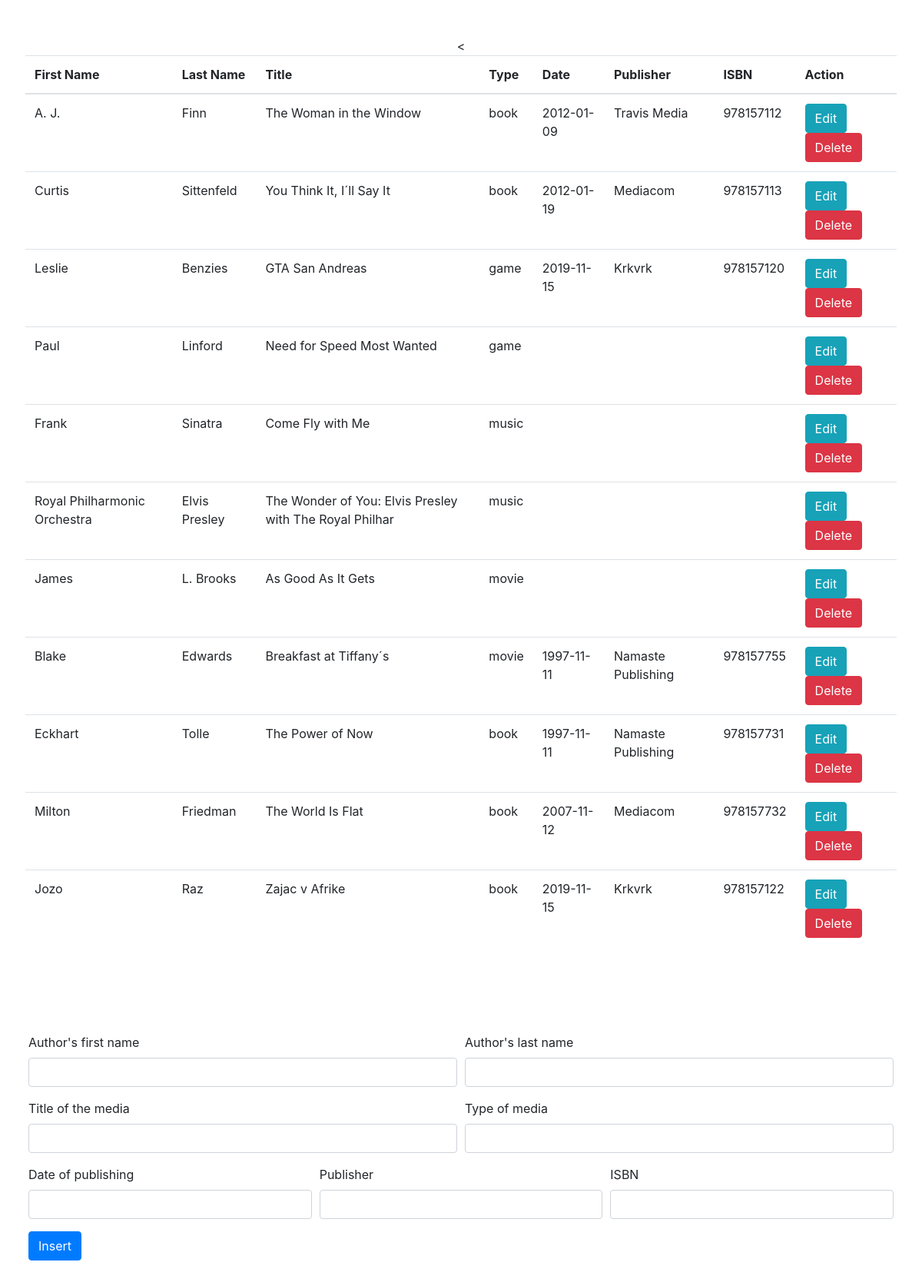
The page / on the database its author committed.
### tables this page shows
CREATE TABLE `author` (
  `author_id` int(11) NOT NULL,
  `first_name` varchar(55) DEFAULT NULL,
  `last_name` varchar(55) DEFAULT NULL,
  `title` varchar(255) DEFAULT NULL,
  `type` varchar(255) DEFAULT NULL,
  `publish_date` date DEFAULT NULL,
  `publisher` varchar(100) DEFAULT NULL,
  `ISBN` int(11) DEFAULT NULL
);

### process.php (called while the page is built, shortened)
<?php
$update = false;
$first_name = '';
$last_name = '';
$title = '';
$type = '';
$publish_date = '';
$publisher = '';
$ISBN = '';

### index.php (the view, shortened to what this page needs)
<!DOCTYPE html>
<html lang="en">
<head>
	<link rel="stylesheet" href="https://stackpath.bootstrapcdn.com/bootstrap/4.3.1/css/bootstrap.min.css">
</head>
<body>
	<?php require_once 'process.php'; ?>
	<?php
	$mysqli = new mysqli('localhost', 'root', '', 'cr10_lucia_urbancova_biglibrary') or die (mysqli_error($mysqli));
	$result = $mysqli->query("SELECT * FROM author") or die($mysqli->error);
	?>
	<div class="row justify-content-center p-5">
		<table class="table">
			<thead>
				<tr>
					<th>First Name</th>
					<th>Last Name</th>
					<th>Title</th>
					<th>Type</th>
					<th>Date</th>
					<th>Publisher</th>
					<th>ISBN</th>
					<<th colspan="2">Action</th>
				</tr>
			</thead>
	<?php
		while ($row = $result->fetch_assoc()): ?>
			<tr>
				<td><?php echo $row['first_name']; ?></td>
				<td><?php echo $row['last_name']; ?></td>
				<td><?php echo $row['title']; ?></td>
				<td><?php echo $row['type']; ?></td>
				<td><?php echo $row['publish_date']; ?></td>
				<td><?php echo $row['publisher']; ?></td>
				<td><?php echo $row['ISBN']; ?></td>
				<td>
					<a href="index.php?edit=<?php echo $row['author_id']; ?>" class="btn btn-info">Edit</a>
					<a href="process.php?delete=<?php echo $row['author_id']; ?>" class="btn btn-danger">Delete</a>
				</td>
			</tr>
		<?php endwhile; ?>
		</table>
	</div>
	<div class="row justify-content-center p-5">
	<form action="process.php" method="POST">
		<div class="form-row">
			<div class="form-group col-md-6">
				<label>Author's first name</label>
				<input type="text" name="first_name" class="form-control" value="<?php echo $first_name; ?>">
			</div>
			<div class="form-group col-md-6">
				<label>Author's last name</label>
				<input type="text" name="last_name" class="form-control" value="<?php echo $last_name; ?>">
			</div>
			<div class="form-group col-md-6">
				<label>Title of the media</label>
				<input type="text" name="title" class="form-control" value="<?php echo $title; ?>">
			</div>
			<div class="form-group col-md-6">
				<label>Type of media</label>
				<input type="text" name="type" class="form-control" value="<?php echo $type; ?>">
			</div>
		</div>
		<div class="form-row">
			<div class="form-group col-md-4">
				<label>Date of publishing</label>
				<input type="text" name="publish_date" class="form-control" value="<?php echo $publish_date; ?>">
			</div>
			<div class="form-group col-md-4">
				<label>Publisher</label>
				<input type="text" name="publisher" class="form-control" value="<?php echo $publisher; ?>">
			</div>
			<div class="form-group col-md-4">
				<label>ISBN</label>
				<input type="text" name="ISBN" class="form-control" value="<?php echo $ISBN; ?>">
			</div>
		</div>
			<div class="form-group">
			<?php
			if ($update == true):
			?>
				<button type="submit" name="update" class="btn btn-info">Update</button>
			<?php else : ?>
				<button type="submit" name="save" class="btn btn-primary">Insert</button>
			<?php endif; ?>
			</div>
	</form>
	</div>
</body>
</html>

### rows shown on the page
author: first_name "A. J.", last_name "Finn", title "The Woman in the Window", type "book", publish_date "2012-01-09", publisher "Travis Media", ISBN "978157112"
author: first_name "Curtis", last_name "Sittenfeld", title "You Think It, I´ll Say It", type "book", publish_date "2012-01-19", publisher "Mediacom", ISBN "978157113"
author: first_name "Leslie", last_name "Benzies", title "GTA San Andreas", type "game", publish_date "2019-11-15", publisher "Krkvrk", ISBN "978157120"
author: first_name "Paul", last_name "Linford", title "Need for Speed Most Wanted", type "game"
author: first_name "Frank", last_name "Sinatra", title "Come Fly with Me", type "music"
author: first_name "Royal Philharmonic Orchestra", last_name "Elvis Presley", title "The Wonder of You: Elvis Presley with The Royal Philhar", type "music"
author: first_name "James", last_name "L. Brooks", title "As Good As It Gets", type "movie"
author: first_name "Blake", last_name "Edwards", title "Breakfast at Tiffany´s", type "movie", publish_date "1997-11-11", publisher "Namaste Publishing", ISBN "978157755"
author: first_name "Eckhart", last_name "Tolle", title "The Power of Now", type "book", publish_date "1997-11-11", publisher "Namaste Publishing", ISBN "978157731"
author: first_name "Milton", last_name "Friedman", title "The World Is Flat", type "book", publish_date "2007-11-12", publisher "Mediacom", ISBN "978157732"
author: first_name "Jozo", last_name "Raz", title "Zajac v Afrike", type "book", publish_date "2019-11-15", publisher "Krkvrk", ISBN "978157122"
